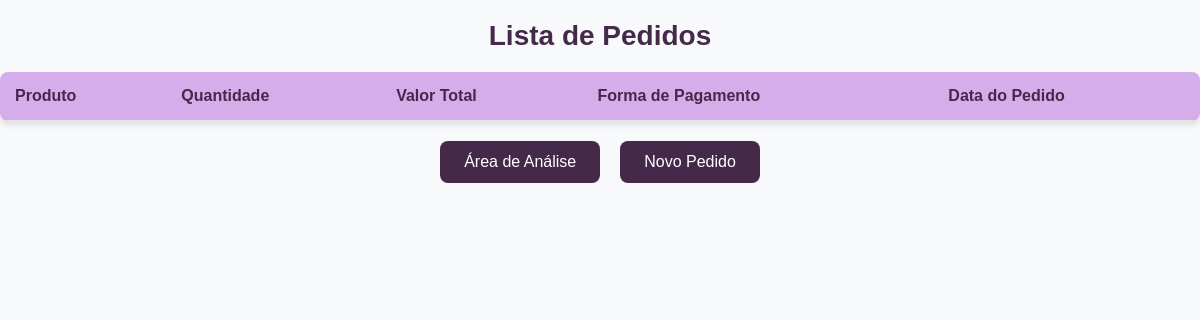
Page /lista_pedidos/ on the earlier database version.
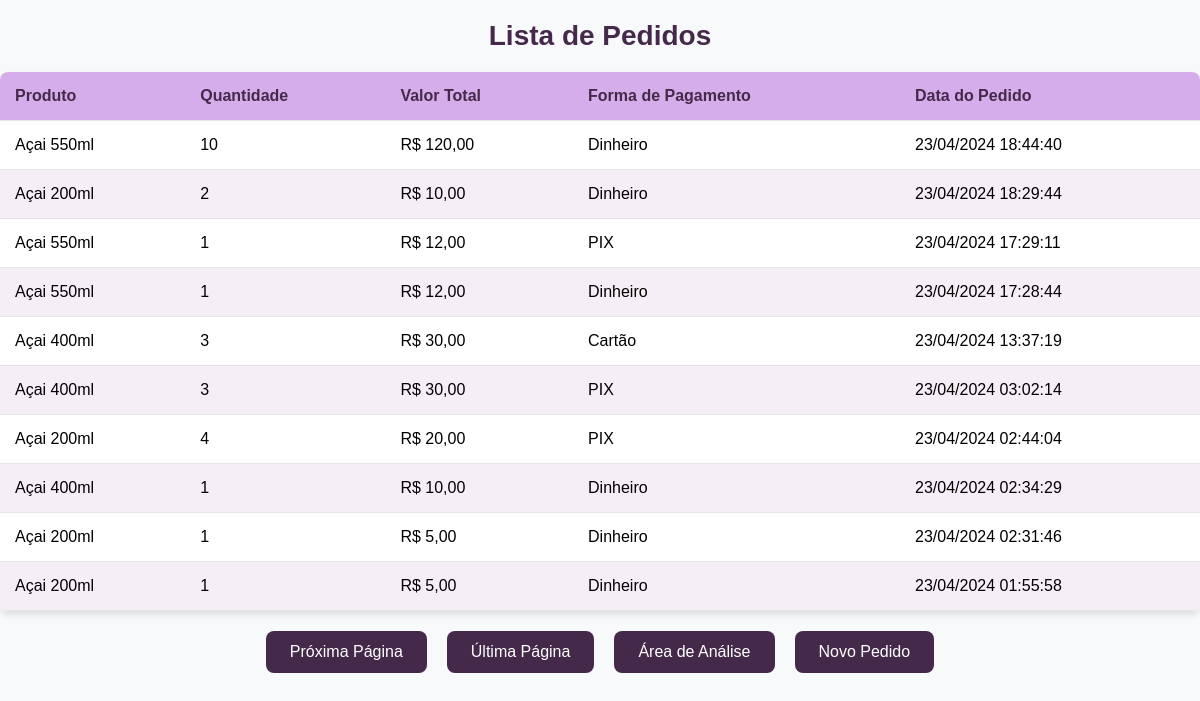
Same page on the later database version.
### gerenciador/models.py (models this page shows, shortened)
class Pedido(models.Model):
    FORMA_PAGAMENTO_CHOICES = [
        ('dinheiro', 'Dinheiro'),
        ('pix', 'PIX'),
        ('cartao', 'Cartão'),
    ]
    produto = models.ForeignKey(Produto, on_delete=models.CASCADE)
    quantidade = models.IntegerField()
    valor_total = models.DecimalField(max_digits=6, decimal_places=2, default=0)
    forma_pagamento = models.CharField(max_length=10, choices=FORMA_PAGAMENTO_CHOICES, default='dinheiro')
    data_pedido = models.DateTimeField(auto_now_add=True)

class Produto(models.Model):
    nome = models.CharField(max_length=100)
    preco = models.DecimalField(max_digits=6, decimal_places=2)
    quantidade_estoque = models.IntegerField()
    descricao = models.TextField()

### gerenciador/views.py (the view)
# urls.py: path('lista_pedidos/', views.lista_pedidos, name='lista_pedidos'),
def lista_pedidos(request):
    pedidos_list = Pedido.objects.all().order_by('-data_pedido')
    paginator = Paginator(pedidos_list, 10)  # 10 itens por página
    page = request.GET.get('page')
    try:
        pedidos = paginator.page(page)
    except PageNotAnInteger:
        pedidos = paginator.page(1)
    except EmptyPage:
        pedidos = paginator.page(paginator.num_pages)
    return render(request, 'gerenciador/lista_pedidos.html', {'pedidos': pedidos})

### gerenciador/templates/gerenciador/lista_pedidos.html (shortened to what this page needs)
<!DOCTYPE html>
<html lang="pt-BR">
<head>
</head>
<body>
    <h1>Lista de Pedidos</h1>
    <table>
        <thead>
            <tr>
                <th>Produto</th>
                <th>Quantidade</th>
                <th>Valor Total</th>
                <th>Forma de Pagamento</th>
                <th>Data do Pedido</th>
            </tr>
        </thead>
        <tbody>
            {% for pedido in pedidos %}
            <tr>
                <td>{{ pedido.produto.nome }}</td>
                <td>{{ pedido.quantidade }}</td>
                <td>R$ {{ pedido.valor_total }}</td>
                <td>{{ pedido.get_forma_pagamento_display }}</td>
                <td>{{ pedido.data_pedido|date:"d/m/Y H:i:s" }}</td>
            </tr>
            {% endfor %}
        </tbody>
    </table>
    <div class="btn-container">
        {% if pedidos.has_next %}
            <a href="?page={{ pedidos.next_page_number }}" class="btn">Próxima Página</a>
            <a href="?page={{ pedidos.paginator.num_pages }}" class="btn">Última Página</a>
        {% endif %}
        <a href="{% url 'area_analise' %}" class="btn">Área de Análise</a>
        <a href="{% url 'vendedor_interface' %}" class="btn">Novo Pedido</a>
    </div>
</body>
</html>

### gerenciador/templates/gerenciador/lista_pedidos.html (style rules this page uses)
body { font-family: Arial, sans-serif; background-color: #f8f9fa; margin: 0; padding: 0; }
h1 { font-size: 28px; color: #45294A; text-align: center; margin: 20px 0; }
table { width: 100%; border-collapse: collapse; margin-top: 20px; background-color: #FFFFFF; box-shadow: 0 4px 6px rgba(0, 0, 0, 0.1); border-radius: 8px; overflow: hidden; }
table th, table td { padding: 15px; border-bottom: 1px solid #E6E6E6; }
table th { background-color: #D6ADEB; color: #45294A; text-align: left; }
table tbody tr:nth-child(even) { background-color: #F6EEF6; }
.btn-container { display: flex; justify-content: center; margin-top: 20px; }
.btn { margin: 0 10px; padding: 12px 24px; background-color: #45294A; color: #FFFFFF; text-align: center; text-decoration: none; border-radius: 8px; transition: background-color 0.3s ease; border: none; cursor: pointer; font-size: 16px; }

Differences in the rows shown:
added Pedido: produto.nome "Açai 550ml", quantidade "10", valor_total "120,00", forma_pagamento "Dinheiro", data_pedido "23/04/2024 18:44:40"
added Pedido: produto.nome "Açai 200ml", quantidade "2", valor_total "10,00", forma_pagamento "Dinheiro", data_pedido "23/04/2024 18:29:44"
added Pedido: produto.nome "Açai 550ml", quantidade "1", valor_total "12,00", forma_pagamento "PIX", data_pedido "23/04/2024 17:29:11"
added Pedido: produto.nome "Açai 550ml", quantidade "1", valor_total "12,00", forma_pagamento "Dinheiro", data_pedido "23/04/2024 17:28:44"
added Pedido: produto.nome "Açai 400ml", quantidade "3", valor_total "30,00", forma_pagamento "Cartão", data_pedido "23/04/2024 13:37:19"
added Pedido: produto.nome "Açai 400ml", quantidade "3", valor_total "30,00", forma_pagamento "PIX", data_pedido "23/04/2024 03:02:14"
added Pedido: produto.nome "Açai 200ml", quantidade "4", valor_total "20,00", forma_pagamento "PIX", data_pedido "23/04/2024 02:44:04"
added Pedido: produto.nome "Açai 400ml", quantidade "1", valor_total "10,00", forma_pagamento "Dinheiro", data_pedido "23/04/2024 02:34:29"
added Pedido: produto.nome "Açai 200ml", quantidade "1", valor_total "5,00", forma_pagamento "Dinheiro", data_pedido "23/04/2024 02:31:46"
added Pedido: produto.nome "Açai 200ml", quantidade "1", valor_total "5,00", forma_pagamento "Dinheiro", data_pedido "23/04/2024 01:55:58"
Other differences:
text now shown: "Próxima Página Última Página"
